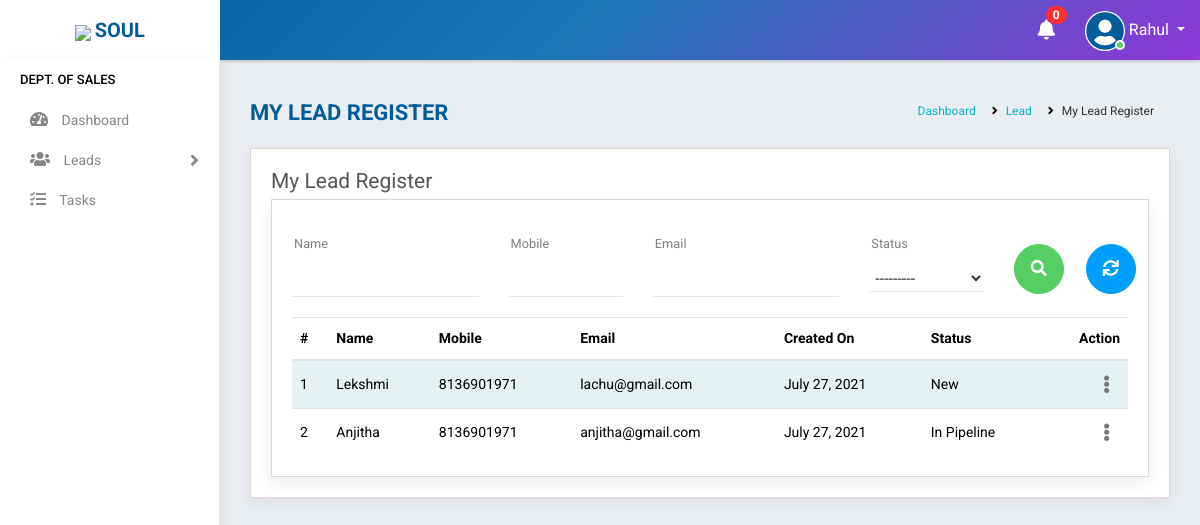
/lead/register/ (signed in), run on an earlier commit of the app's database.
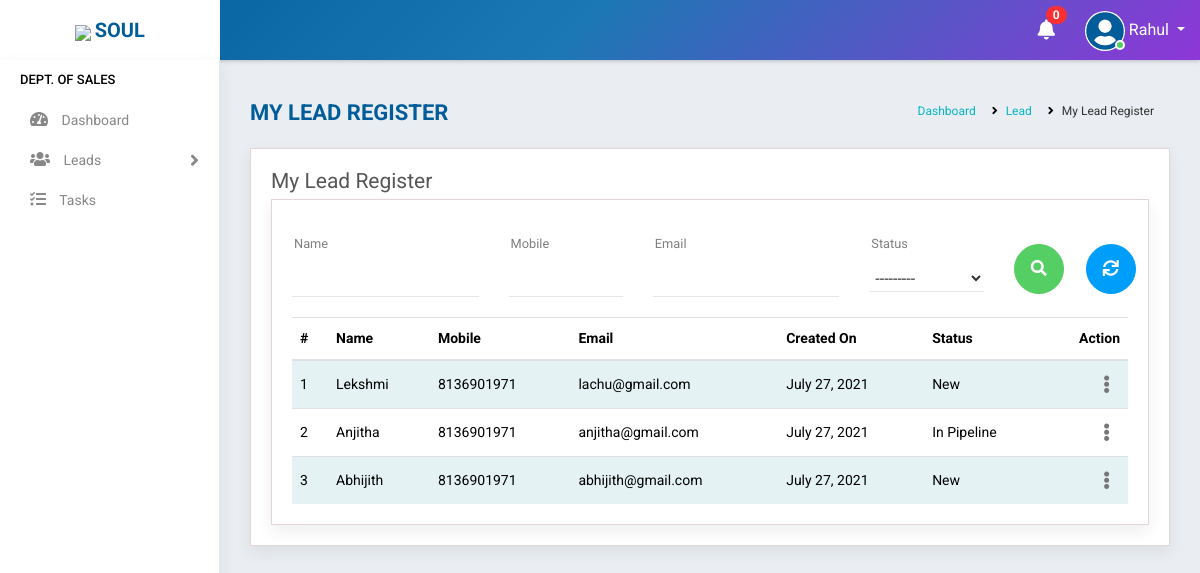
And on a later commit of the database.
### accounts/models.py (models this page shows, shortened)
class Lead(models.Model):
    groups = (
    ('New', 'New'),
    ('In Pipeline', 'In Pipeline'),
    ('Converted', 'Converted'),
    ('Lost', 'Lost'),
    ('Not Interested', 'Not Interested'),
    )
    name = models.CharField(max_length=100,null=True, blank=True)
    email = models.EmailField(max_length=200,null=True,blank=True)
    mobile = models.CharField(max_length=10,null=True,blank=True)
    generator = models.ForeignKey(Staff,on_delete=models.PROTECT, blank=True,null=True,limit_choices_to={'stype':"2"})
    created_on = models.DateField(auto_now_add=True, null=True, blank=True)
    status = models.CharField(max_length=100,null=True, blank=True,choices=groups,default="New")

### accounts/views.py (the view)
# urls.py: path('lead/register/', MyLeadRegister.as_view(),name='lead_register'),
class MyLeadRegister(View):
    def get(self, request):
        user=request.user
        if user.is_authenticated:
            note = Notification.objects.filter(receiver=user).filter(status="Not Read").order_by('-datetime')
            no_count = note.count()
            try:
                s= Staff.objects.get(user=user)
                if s.stype =="2":
                    lead = Lead.objects.filter(generator=s)
                    f=LeadFilter(self.request.GET,queryset=lead)
                    lead=f.qs
                    return render(request,'accounts/lead_register.html',{'f':f,'s':s,'no_count':no_count,'note':note,'lead':lead})
                else:
                    return redirect('home')
            except:
                return redirect('home')
        else:
            return redirect('logout')

### accounts/templates/accounts/lead_register.html (shortened to what this page needs)
{% extends 'accounts/main.html' %}
    {% block content %}
<div class="main-wrapper">
    {% include 'accounts/navbar.html' %}
    {% include 'accounts/sidebar_sales.html' %}
    <div class="page-wrapper">
        <div class="content container-fluid">
            <div class="page-header">
                <div class="row">
                    <div class="col-lg-7 col-md-12 col-sm-12 col-12">
                        <h5 class="text-uppercase">My Lead Register</h5>
                    </div>
                    <div class="col-lg-5 col-md-12 col-sm-12 col-12">
                        <ul class="list-inline breadcrumb float-right">
                        <li class="list-inline-item"><a href="{% url 'home' %}">Dashboard</a></li>
                        <li class="list-inline-item"><a href="">Lead</a></li>
                        <li class="list-inline-item">My Lead Register</li>
                        </ul>
                    </div>
                </div>
            </div>
            <div class="content-page">
                <div class="row">
                    <div class="col-sm-8 col-5">
                        <h4 class="page-title">My Lead Register</h4>
                    </div>
                </div>
                <form method="get">
                <div class="content-page">
                    <div class="row filter-row">
                        <div class="col-sm-6 col-md-3">
                            <div class="form-group custom-mt-form-group">
                            {{f.form.name}}
                            <label class="control-label">Name</label><i class="bar"></i>
                            </div>
                        </div>
                        <div class="col-sm-6 col-md-2">
                            <div class="form-group custom-mt-form-group">
                            {{f.form.mobile}}
                            <label class="control-label">Mobile</label><i class="bar"></i>
                            </div>
                        </div>
                        <div class="col-sm-6 col-md-3">
                            <div class="form-group custom-mt-form-group">
                            {{f.form.email}}
                            <label class="control-label">Email</label><i class="bar"></i>
                            </div>
                        </div>
                        <div class="col-sm-6 col-md-2">
                            <div class="form-group custom-mt-form-group">
                            {{f.form.status}}
                            <label class="control-label">Status</label><i class="bar"></i>
                            </div>
                        </div>
                        <div class="col-sm-6 col-md-1">
                            <button type="submit" class="btn btn-success btn-block mt-4 mb-2"  style="height: 30px;width:50px;border-radius: 50px 50px 50px 50px"><i class="fa fa-search" aria-hidden="true"></i></button>
                        </div>
                        <div class="col-sm-6 col-md-1">
                            <a type="reset" href="{% url 'lead_register' %}" class="btn btn-info btn-block mt-4 mb-2"  style="height: 30px;width:50px;border-radius: 50px 50px 50px 50px"><i class="fas fa-sync" aria-hidden="true"></i></a>
                        </div>
                    </div>
                </form>
                {% include 'accounts/mini/lead_register.html' %}
            </div>
        </div>
    </div>
    {% endblock %}

### accounts/templates/accounts/mini/lead_register.html (shortened to what this page needs)
<div class="row">
    <div class="col-md-12">
        <div class="table-responsive">
            <table class="table table-striped custom-table">
                <thead>
                    <tr>
                        <th>#</th>
                        <th>Name</th>
                        <th>Mobile</th>
                        <th>Email</th>
                        <th>Created On</th>
                        <th>Status</th>
                        <th class="text-right">Action</th>
                    </tr>
                </thead>
                <tbody>
                    {% for i in lead %}
                    <tr>
                        <td>
                            {{forloop.counter}}
                        </td>
                        <td>{{i.name}}</td>
                        <td>{{i.mobile}}</td>
                        <td>{{i.email}}</td>
                        <td>{{i.created_on}}</td>
                        <td>{{i.status}}</td>
                        <td class="text-right">
                            <div class="dropdown dropdown-action">
                                <a href="#" class="action-icon dropdown-toggle" data-toggle="dropdown"
                                    aria-expanded="false"><i class="fas fa-ellipsis-v"></i></a>
                            </div>
                        </td>
                    </tr>
                    {% endfor %}
                </tbody>
            </table>
        </div>
    </div>
</div>

What changed in the data, as far as the page shows it:
added Lead: name "Abhijith", mobile "8136901971", email "abhijith@gmail.com", created_on "July 27, 2021", status "New"
